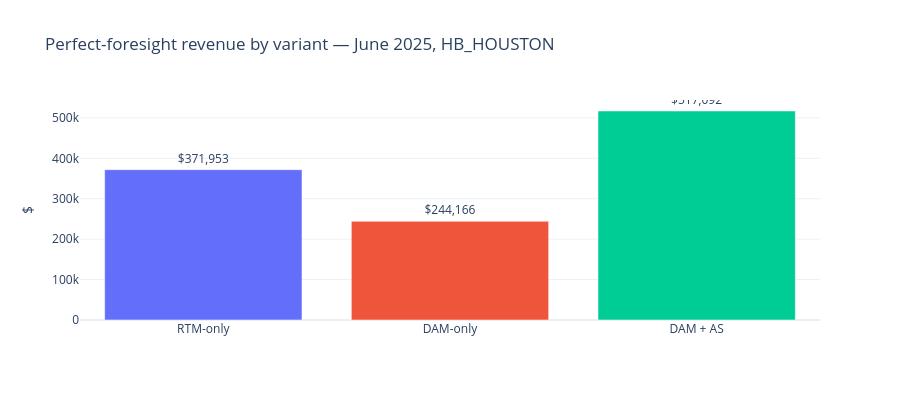

This figure's notebook cell:
### Markdown cell above
## 1. Revenue by variant

Solving all three perfect-foresight variants over the full month, HB_HOUSTON, default 100MW/200MWh battery.

### Code cell
import datetime as dt

HUB = "HB_HOUSTON"
START, END = dt.date(2025, 6, 1), dt.date(2025, 6, 30)

rtm_ts, rtm_prices = load_spp_series(con, "silver_rtm_spp", HUB, START, END)
rtm_result = solve_perfect_foresight(rtm_ts, rtm_prices, battery, interval_hours=0.25)

dam_ts, dam_prices = load_spp_series(con, "silver_dam_spp", HUB, START, END)
dam_result = solve_perfect_foresight(dam_ts, dam_prices, battery, interval_hours=1.0)

as_prices = load_dam_as_price_series(con, dam_ts, START, END)
dam_as_result = solve_perfect_foresight(
    dam_ts, dam_prices, battery, interval_hours=1.0, as_prices_usd_per_mw=as_prices
)

summary = pd.DataFrame([
    {"variant": "RTM-only", "revenue_usd": rtm_result.total_revenue_usd},
    {"variant": "DAM-only", "revenue_usd": dam_result.total_revenue_usd},
    {"variant": "DAM + AS", "revenue_usd": dam_as_result.total_revenue_usd},
])

fig = go.Figure(go.Bar(x=summary["variant"], y=summary["revenue_usd"],
                        marker_color=["#636EFA", "#EF553B", "#00CC96"],
                        text=summary["revenue_usd"].map(lambda v: f"${v:,.0f}"), textposition="outside"))
fig.update_layout(title="Perfect-foresight revenue by variant — June 2025, HB_HOUSTON",
                   yaxis_title="$", height=400)
fig.show()
summary

### Figure 1 — Plotly figure (JSON) as saved in the notebook; plotly's stock layout.template omitted (floating-point values rounded to 4 significant figures)
{"data": [{"marker": {"color": ["#636EFA", "#EF553B", "#00CC96"]}, "text": ["$371,953", "$244,166", "$517,092"], "textposition": "outside", "type": "bar", "x": ["RTM-only", "DAM-only", "DAM + AS"], "y": [372000.0, 244200.0, 517100.0]}], "layout": {"height": 400, "title": {"text": "Perfect-foresight revenue by variant — June 2025, HB_HOUSTON"}, "yaxis": {"title": {"text": "$"}}}}
